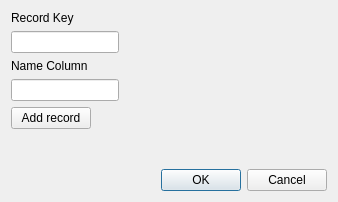
<?xml version="1.0" encoding="UTF-8"?>
<ui version="4.0">
 <class>AddRecordDialog</class>
 <widget class="QDialog" name="AddRecordDialog">
  <property name="geometry">
   <rect>
    <x>0</x>
    <y>0</y>
    <width>338</width>
    <height>202</height>
   </rect>
  </property>
  <property name="windowTitle">
   <string>Dialog</string>
  </property>
  <layout class="QVBoxLayout" name="verticalLayout">
   <item>
    <layout class="QFormLayout" name="insertRecordForm">
     <property name="sizeConstraint">
      <enum>QLayout::SizeConstraint::SetDefaultConstraint</enum>
     </property>
     <property name="fieldGrowthPolicy">
      <enum>QFormLayout::FieldGrowthPolicy::AllNonFixedFieldsGrow</enum>
     </property>
     <item row="1" column="0">
      <widget class="QLabel" name="recordKeyLabel">
       <property name="text">
        <string>Record Key</string>
       </property>
      </widget>
     </item>
     <item row="2" column="0">
      <widget class="QLineEdit" name="recordKeyLineEdit"/>
     </item>
     <item row="3" column="0">
      <widget class="QLabel" name="nameColumnLabel">
       <property name="text">
        <string>Name Column</string>
       </property>
      </widget>
     </item>
     <item row="5" column="0">
      <widget class="QLineEdit" name="nameColumnLineEdit"/>
     </item>
     <item row="6" column="0">
      <widget class="QPushButton" name="addRecordButton">
       <property name="text">
        <string>Add record</string>
       </property>
      </widget>
     </item>
    </layout>
   </item>
   <item>
    <widget class="QDialogButtonBox" name="buttonBox">
     <property name="orientation">
      <enum>Qt::Orientation::Horizontal</enum>
     </property>
     <property name="standardButtons">
      <set>QDialogButtonBox::StandardButton::Cancel|QDialogButtonBox::StandardButton::Ok</set>
     </property>
    </widget>
   </item>
  </layout>
 </widget>
 <resources/>
 <connections>
  <connection>
   <sender>buttonBox</sender>
   <signal>accepted()</signal>
   <receiver>AddRecordDialog</receiver>
   <slot>accept()</slot>
   <hints>
    <hint type="sourcelabel">
     <x>248</x>
     <y>254</y>
    </hint>
    <hint type="destinationlabel">
     <x>157</x>
     <y>274</y>
    </hint>
   </hints>
  </connection>
  <connection>
   <sender>buttonBox</sender>
   <signal>rejected()</signal>
   <receiver>AddRecordDialog</receiver>
   <slot>reject()</slot>
   <hints>
    <hint type="sourcelabel">
     <x>316</x>
     <y>260</y>
    </hint>
    <hint type="destinationlabel">
     <x>286</x>
     <y>274</y>
    </hint>
   </hints>
  </connection>
 </connections>
</ui>
